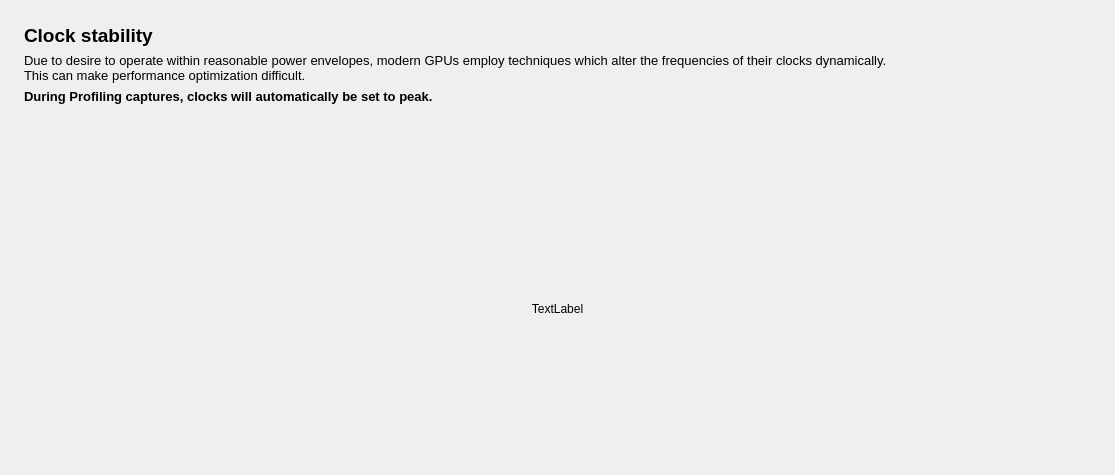
<?xml version="1.0" encoding="UTF-8"?>
<ui version="4.0">
 <class>DeviceClocksView</class>
 <widget class="QWidget" name="DeviceClocksView">
  <property name="geometry">
   <rect>
    <x>0</x>
    <y>0</y>
    <width>1115</width>
    <height>475</height>
   </rect>
  </property>
  <property name="windowTitle">
   <string>Form</string>
  </property>
  <layout class="QGridLayout" name="gridLayout">
   <property name="leftMargin">
    <number>0</number>
   </property>
   <property name="topMargin">
    <number>0</number>
   </property>
   <property name="rightMargin">
    <number>0</number>
   </property>
   <property name="bottomMargin">
    <number>0</number>
   </property>
   <item row="0" column="0">
    <layout class="QVBoxLayout" name="verticalLayout" stretch="0,0">
     <property name="spacing">
      <number>24</number>
     </property>
     <item>
      <layout class="QVBoxLayout" name="headerLayout" stretch="0,0,0">
       <property name="spacing">
        <number>6</number>
       </property>
       <property name="leftMargin">
        <number>24</number>
       </property>
       <property name="topMargin">
        <number>24</number>
       </property>
       <property name="rightMargin">
        <number>24</number>
       </property>
       <property name="bottomMargin">
        <number>0</number>
       </property>
       <item>
        <widget class="QLabel" name="clockStabilityLabel">
         <property name="sizePolicy">
          <sizepolicy hsizetype="Preferred" vsizetype="Maximum">
           <horstretch>0</horstretch>
           <verstretch>0</verstretch>
          </sizepolicy>
         </property>
         <property name="font">
          <font>
           <pointsize>14</pointsize>
           <bold>true</bold>
          </font>
         </property>
         <property name="text">
          <string>Clock stability</string>
         </property>
         <property name="indent">
          <number>0</number>
         </property>
        </widget>
       </item>
       <item>
        <widget class="QLabel" name="label_2">
         <property name="sizePolicy">
          <sizepolicy hsizetype="Preferred" vsizetype="Maximum">
           <horstretch>0</horstretch>
           <verstretch>0</verstretch>
          </sizepolicy>
         </property>
         <property name="font">
          <font>
           <pointsize>10</pointsize>
          </font>
         </property>
         <property name="text">
          <string>Due to desire to operate within reasonable power envelopes, modern GPUs employ techniques which alter the frequencies of their clocks dynamically.
This can make performance optimization difficult.</string>
         </property>
         <property name="wordWrap">
          <bool>true</bool>
         </property>
         <property name="indent">
          <number>0</number>
         </property>
        </widget>
       </item>
       <item>
        <widget class="QLabel" name="profiling_warning">
         <property name="sizePolicy">
          <sizepolicy hsizetype="Preferred" vsizetype="Maximum">
           <horstretch>0</horstretch>
           <verstretch>0</verstretch>
          </sizepolicy>
         </property>
         <property name="font">
          <font>
           <pointsize>10</pointsize>
           <bold>true</bold>
          </font>
         </property>
         <property name="text">
          <string>During Profiling captures, clocks will automatically be set to peak.
                                        </string>
         </property>
         <property name="indent">
          <number>0</number>
         </property>
        </widget>
       </item>
      </layout>
     </item>
     <item>
      <widget class="QStackedWidget" name="stacked_widget">
       <property name="sizePolicy">
        <sizepolicy hsizetype="MinimumExpanding" vsizetype="MinimumExpanding">
         <horstretch>0</horstretch>
         <verstretch>0</verstretch>
        </sizepolicy>
       </property>
       <property name="currentIndex">
        <number>1</number>
       </property>
       <widget class="QWidget" name="button_page">
        <layout class="QHBoxLayout" name="horizontalLayout_2">
         <property name="leftMargin">
          <number>0</number>
         </property>
         <property name="topMargin">
          <number>0</number>
         </property>
         <property name="rightMargin">
          <number>0</number>
         </property>
         <property name="bottomMargin">
          <number>0</number>
         </property>
         <item>
          <widget class="DeviceClocksScrollArea" name="button_area">
           <property name="sizePolicy">
            <sizepolicy hsizetype="MinimumExpanding" vsizetype="MinimumExpanding">
             <horstretch>0</horstretch>
             <verstretch>0</verstretch>
            </sizepolicy>
           </property>
           <property name="styleSheet">
            <string notr="true">QScrollArea { background: transparent; }</string>
           </property>
           <property name="frameShape">
            <enum>QFrame::Shape::NoFrame</enum>
           </property>
           <property name="frameShadow">
            <enum>QFrame::Shadow::Plain</enum>
           </property>
           <property name="verticalScrollBarPolicy">
            <enum>Qt::ScrollBarPolicy::ScrollBarAlwaysOff</enum>
           </property>
           <property name="widgetResizable">
            <bool>true</bool>
           </property>
           <widget class="QWidget" name="button_contents">
            <property name="geometry">
             <rect>
              <x>0</x>
              <y>0</y>
              <width>100</width>
              <height>30</height>
             </rect>
            </property>
            <property name="sizePolicy">
             <sizepolicy hsizetype="MinimumExpanding" vsizetype="MinimumExpanding">
              <horstretch>0</horstretch>
              <verstretch>0</verstretch>
             </sizepolicy>
            </property>
            <property name="styleSheet">
             <string notr="true">#button_contents { background: transparent; }
                                                    </string>
            </property>
            <layout class="QHBoxLayout" name="horizontalLayout">
             <property name="spacing">
              <number>12</number>
             </property>
             <property name="leftMargin">
              <number>0</number>
             </property>
             <property name="topMargin">
              <number>0</number>
             </property>
             <property name="rightMargin">
              <number>0</number>
             </property>
             <property name="bottomMargin">
              <number>0</number>
             </property>
            </layout>
           </widget>
          </widget>
         </item>
        </layout>
       </widget>
       <widget class="QWidget" name="warning_page">
        <layout class="QHBoxLayout" name="horizontalLayout_3">
         <item>
          <widget class="QLabel" name="warning_label">
           <property name="text">
            <string>TextLabel</string>
           </property>
           <property name="alignment">
            <set>Qt::AlignmentFlag::AlignCenter</set>
           </property>
          </widget>
         </item>
        </layout>
       </widget>
      </widget>
     </item>
    </layout>
   </item>
  </layout>
 </widget>
 <customwidgets>
  <customwidget>
   <class>DeviceClocksScrollArea</class>
   <extends>QScrollArea</extends>
   <header>gui/device_clocks_view.h</header>
   <container>1</container>
  </customwidget>
 </customwidgets>
 <resources/>
 <connections/>
</ui>
